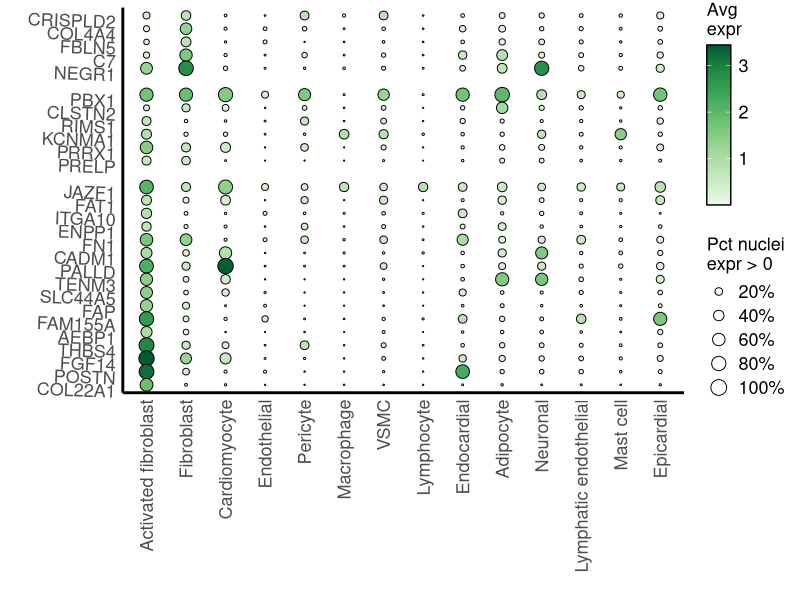
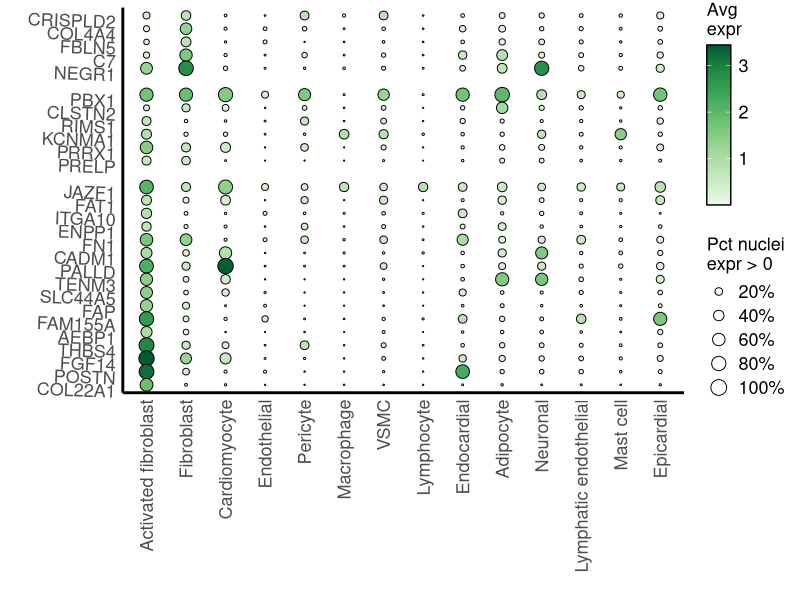
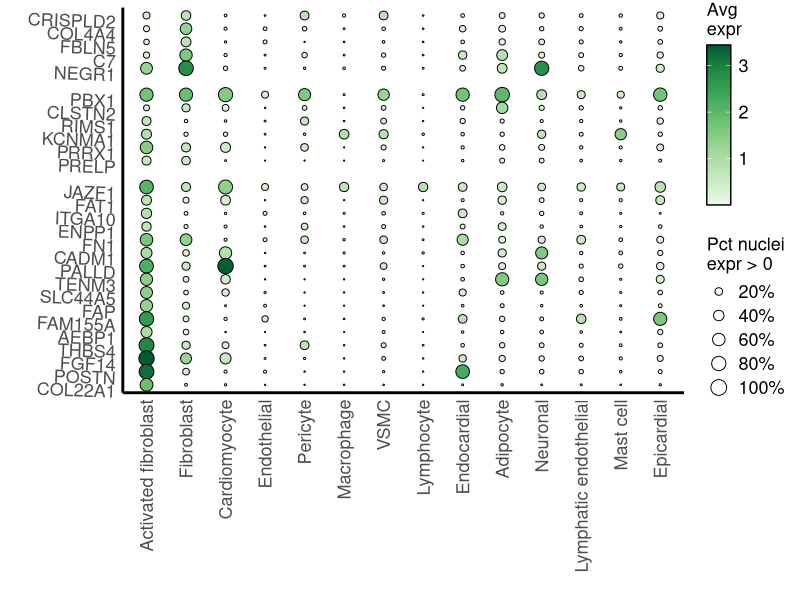

Source code (R) for these figures, in order:
library(tidyverse)

#读入数据
data  = readxl::read_xlsx("data.xlsx")

#先定义好各列因子的顺序，防止绘图时按照默认首字母排序排乱了
data$Gene <- factor(data$Gene, levels = data$Gene %>% unique() %>% rev())
data$CellType <- factor(data$CellType, levels = data$CellType %>% unique())


# 绘图
ggplot(data, aes(CellType, Gene)) + 
  geom_point(aes(fill = Avg_Expr, size = Pct_Expr0), 
             shape = 21, color = "black") + 
  scale_y_discrete(breaks = levels(data$Gene), 
                   limits = c(levels(data$Gene)[1:16], "skip", 
                              levels(data$Gene)[17:22], "skip", 
                              levels(data$Gene)[23:27])) + 
  scale_size_continuous(breaks = seq(0.2, 1, 0.2), limits = c(0, 1),
                        range = c(0, 5),
                        labels = c("20%", "40%", "60%", "80%", "100%")) + 
  scale_fill_distiller(palette = "Greens", direction = 1) + 
  theme_classic() +  
  theme(axis.text.x = element_text(angle = 90, size = 13, hjust = 1), 
        axis.text.y = element_text(size = 13, angle = -2, vjust = 1),
        axis.line = element_line(size = 1),
        axis.ticks = element_blank(),
        legend.title = element_text(size = 13),
        legend.text=element_text(size=13)) + 
  guides(fill = guide_colorbar(ticks = FALSE, 
                               barheight = 8, 
                               frame.colour = "black")) +
  labs(x = "", y = "", 
       fill = "Avg\nexpr", 
       size = "Pct nuclei\nexpr > 0") +
  ggpubr::rotate_x_text(hjust = 1)

ggsave("bubble-heatmap-nature.png", width = 6, height = 8, dpi = 600)
ggsave("bubble-heatmap-nature.pdf", width = 6, height = 8)
